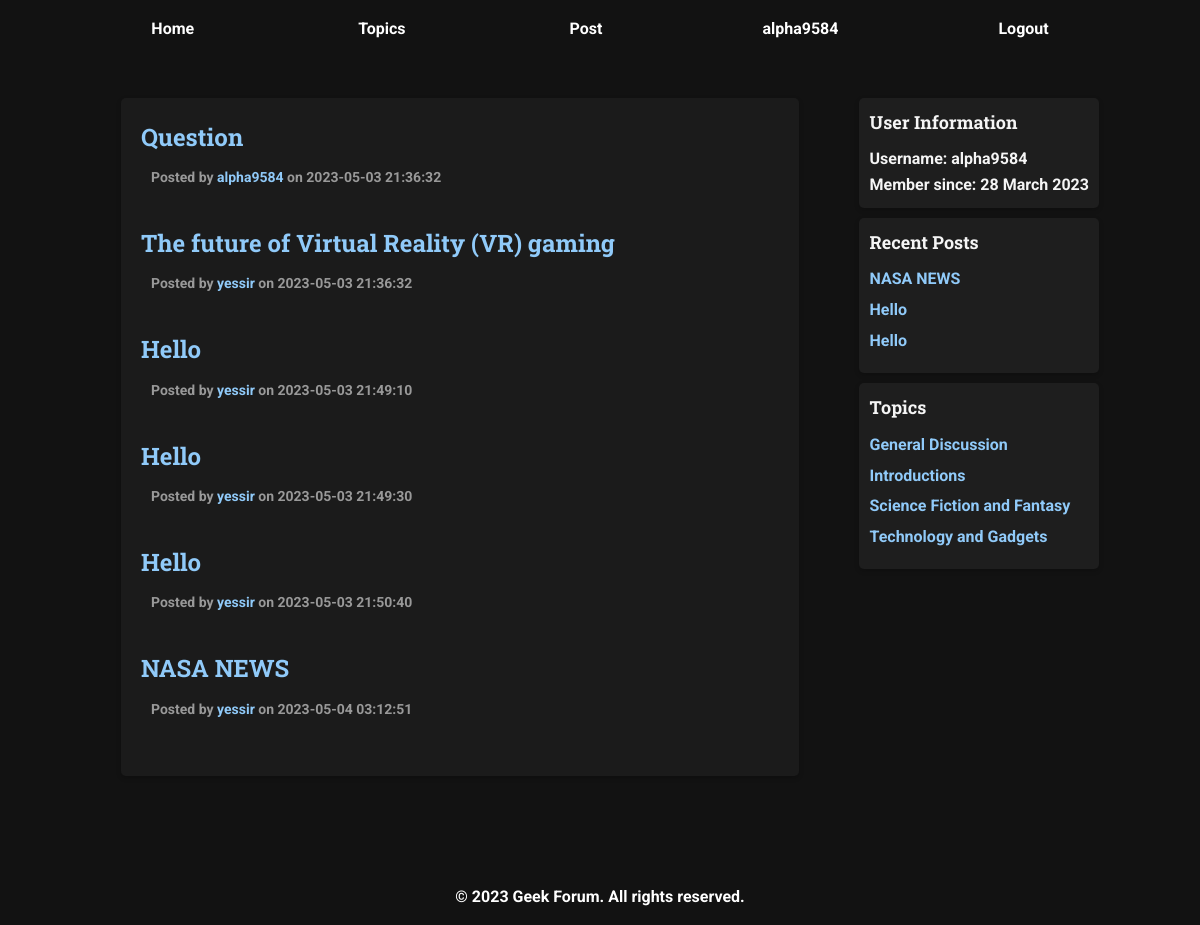
Screenshot of /index.php (signed in) with the database file from the repository.
### tables this page shows
CREATE TABLE `posts` (
  `idp` int(11) NOT NULL,
  `under` int(11) DEFAULT NULL,
  `id` int(11) NOT NULL,
  `username` varchar(50) NOT NULL,
  `title` varchar(256) DEFAULT NULL,
  `content` varchar(256) NOT NULL,
  `created_at` datetime NOT NULL DEFAULT current_timestamp(),
  `id_topic` int(11) DEFAULT NULL
);

CREATE TABLE `accounts` (
  `id` int(11) NOT NULL,
  `username` varchar(50) NOT NULL,
  `email` varchar(50) NOT NULL,
  `password` varchar(255) NOT NULL,
  `date` date NOT NULL DEFAULT current_timestamp(),
  `profile_pic` varchar(255) NOT NULL DEFAULT 'photos/placeholder.jpg',
  `posts` int(11) NOT NULL,
  `comments` int(11) NOT NULL,
  `likes` int(11) NOT NULL
);

CREATE TABLE `topics` (
  `id` int(11) NOT NULL,
  `title` varchar(256) NOT NULL,
  `description` varchar(256) NOT NULL
);

### index.php (the view, shortened to what this page needs)
<?php
    require 'db.php';
    if (isset($_SESSION["username"])){
        $logged = 1;
        $user = $_SESSION["username"] ;
        $sql = "SELECT * FROM accounts WHERE username = '$user'";
        $result = $conn->query($sql);
        $row = $result->fetch_assoc();
        $date=$row["date"];
        $dateTime = DateTime::createFromFormat("Y-m-d", $date);
        $formattedDate = $dateTime->format("d F Y");
    }
    else $logged = 0;
    $sql_posts = "SELECT * FROM posts where title is not NULL";
    $sql_recent = "SELECT * FROM posts where title is not NULL ORDER BY created_at DESC";
    $result_recent = $conn->query($sql_recent);
    $result_posts = $conn->query($sql_posts);
?>
<!DOCTYPE html>
<html lang="en">
<head>
    <link rel="stylesheet" href="style.css">
</head>
<body>
    <?php require 'header.php'; ?>
    <main>
        <article class="post">
        <?php if ($result_posts->num_rows > 0):?>
            <?php $i=0;?>
            <?php while ($post = $result_posts->fetch_assoc() and $i++<10): ?>
                <header class="post-header">
                    <h2 class="post-title"><a href="post/<?php echo htmlspecialchars($post['idp'])?>"><?php echo htmlspecialchars($post['title']); ?></a></h2>
                    <p class="post-meta">Posted by <a href="user/<?php echo htmlspecialchars($post['id'])?>"><?php echo htmlspecialchars($post['username']);?></a> on <time datetime="2023-03-25"><?php echo htmlspecialchars($post['created_at']); ?></time></p>
                </header>
                <br>
            <?php endwhile; ?>
            <?php else: ?>
                <p>No posts available.</p>
            <?php endif; ?>
        </article>
    <aside class="sidebar">
        <?php if($logged==1):?>
        <section class="sidebar-section">
            <h2 class="sidebar-title">User Information</h2>
            <div class="sidebar-content">
                <p>Username: <?php echo htmlspecialchars($user) ?></p>
                <p>Member since: <?php echo htmlspecialchars($formattedDate)?></p>
            </div>
        </section>
        <?php endif?>
        <section class="sidebar-section">
            <h2 class="sidebar-title">Recent Posts</h2>
            <ul class="sidebar-list">
            <?php $i=0?>
            <?php while ($post = $result_recent->fetch_assoc() and $i++<3): ?>
                <li><a href="post/<?php echo htmlspecialchars($post['idp'])?>"><?php echo htmlspecialchars($post['title']); ?></a></li>
            <?php endwhile;?>
            </ul>
        </section>
        <section class="sidebar-section">
            <h2 class="sidebar-title">Topics</h2>
            <ul class="sidebar-list">
                <?php
                    $tops = "SELECT * FROM TOPICS";
                    $tops = $conn -> query($tops);
                    while ($top = $tops->fetch_assoc()):
                ?>
                <li><a href="topic_posts/<?php echo htmlspecialchars($top["id"])?>"><?php echo htmlspecialchars($top["title"])?></a></li>
                <?php endwhile;?>
            </ul>
        </section>
    </aside>
    </main>
    <?php include("footer.php"); ?>
</body>
</html>

### style.css (style rules this page uses)
* { margin: 0; padding: 0; box-sizing: border-box; }
html { height: 100%; }
body { font-family: 'Roboto', sans-serif; background-color: #121212; font-weight: bold; line-height: 1.6; color: #f5f5f5; display: flex; flex-direction: column; min-height: 100%; min-width: 800px; overflow-x: auto; overflow-y: auto; background-image: url('.resources/background.jpg'); background-position: center; background-repeat: no-repeat; background-size: cover; background-attachment: fixed; }
body, h1, h2, h3, h4, h5, h6, p, ul, li { margin: 0; padding: 0; }
ul { list-style: none; }
a { text-decoration: none; color: #90caf9; }
main { display: grid; grid-template-columns: 3fr 1fr; gap: 40px; max-width: 1200px; margin: 0 auto; padding: 40px; }
.post { background-color: rgba(30, 30, 30, 0.8); border-radius: 5px; box-shadow: 0 2px 5px rgba(0, 0, 0, 0.2); margin-bottom: 20px; margin-left: 20px; margin-right: 20px; padding: 20px; }
.post-title { font-family: 'Roboto Slab', serif; font-size: 24px; margin-bottom: 10px; }
.post-meta { color: #999; font-size: 14px; margin: 0px 10px 10px 10px; }
.sidebar { flex: 1; }
.sidebar-section { background-color: #1e1e1e; border-radius: 5px; background-attachment: fixed; box-shadow: 0 2px 5px rgba(0, 0, 0, 0.2); margin-bottom: 10px; padding: 10px; }
.sidebar-title { font-family: 'Roboto Slab', serif; font-size: 18px; margin-bottom: 10px; }
.sidebar-list { margin-bottom: 10px; }
.sidebar-list li { margin-bottom: 5px; }

### rows the page displays
posts: title "Question", username "alpha9584", created_at "2023-05-03 21:36:32"
posts: title "The future of Virtual Reality (VR) gaming", username "yessir", created_at "2023-05-03 21:36:32"
posts: title "Hello", username "yessir", created_at "2023-05-03 21:49:10"
posts: title "Hello", username "yessir", created_at "2023-05-03 21:49:30"
posts: title "Hello", username "yessir", created_at "2023-05-03 21:50:40"
posts: title "NASA NEWS", username "yessir", created_at "2023-05-04 03:12:51"
accounts: date "28 March 2023"
topics: title "General Discussion"
topics: title "Introductions"
topics: title "Science Fiction and Fantasy"
topics: title "Technology and Gadgets"

### other values shown
$_SESSION["username"] "alpha9584"
$user "alpha9584"
